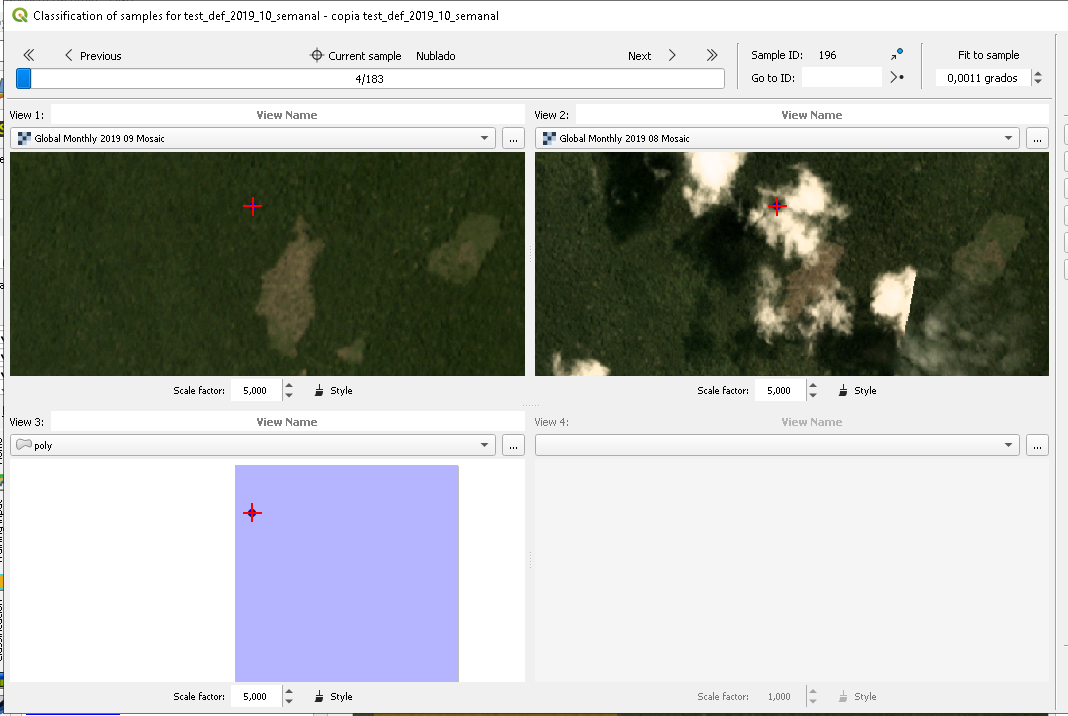
#> input picture help/build/html/_images/acatama.png, 1068 x 716 px
$ python -i harryModel.py   (imports and definitions only)   (older library calls are emulated)
#> lines starting #> are read from the running program, lines starting #| are printed output that depends on the picture
# -*- coding: utf-8 -*-
"""
Created on Mon Nov  4 08:45:40 2019

@author: Becerra Gustavo, Castro María, Santacruz Ricardo, Torres Harry
"""

import sys

# [1 line not run here, left out]
import pandas as pd

import cv2
import cv2 as cv
from imageio import imread
from scipy.linalg import norm
from scipy import sum


##Librerías para graficar
import matplotlib

import numpy as np

from scipy.stats import kurtosis
from scipy.stats import skew
from itertools import islice
import math

from sklearn.externals import joblib


#############################################################
###Funciones para obtener bordes, lineas y colores
###Estas funciones se utlizarán para generar los descriptores
##############################################################

#################################
##Funcion window (es igual a la que está en el notebook)
#################################


# [10 lines left out: function window, not called in this run]


######################################################
##Funcion count maxima (es igual a la que está en el notebook)
#######################################################

def count_maxima(l):
    # b, the middle value, is larger than both a and c
    return sum(a < b > c for a, b, c in window(l, 3))


###############################################################################
##Función para remover transparencia  (es igual a la que está en el notebook)
###############################################################################

def remove_transparency(source, background_color):
    source_img = cv2.cvtColor(source[:, :, :3], cv2.COLOR_BGR2GRAY)
    source_mask = source[:, :, 3] * (1 / 255.0)

    background_mask = 1.0 - source_mask

    bg_part = (background_color * (1 / 255.0)) * (background_mask)
    source_part = (source_img * (1 / 255.0)) * (source_mask)

    return np.uint8(cv2.addWeighted(bg_part, 255.0, source_part, 255.0, 0.0))


##################################################################################
##Función para obtener bordes  (hice un par de modificaciones sobre esta función)
###################################################################################

def getBorderFeatures(img):
    """
    genear descriptores basados en bordes
    No de lineas rectas, cantidad de bordes
    img es una imagen png 256x256 cargada con cv2
    """
    # primero para la imagen si reducir

    imgColor = cv2.normalize(img, None, alpha=0, beta=256, norm_type=cv2.NORM_MINMAX, dtype=cv2.CV_32F)
    img2 = remove_transparency(imgColor, 0)

    # Se detectan bordes usando Canny
    img_edged = cv2.Canny(img2, 100, 200)

    bordes = img_edged.sum()
    # Se cuentan las linea rectas usando HoughLines
    lines = cv2.HoughLines(img_edged, 1, np.pi / 180,
                           64)  # nomrmalmente deben se entre la curata y la midad de loz pixeles W.
    try:
        if lines.any():
            lines = len(lines)
        else:
            lines = 0

    except:
        lines = 0

    # Luego para la imagen encogida

    img = cv2.GaussianBlur(img, (3, 3), 0)
    img = cv2.resize(img, (32, 32), interpolation=cv2.INTER_AREA)
    imgColor = cv2.normalize(img, None, alpha=0, beta=256, norm_type=cv2.NORM_MINMAX, dtype=cv2.CV_32F)
    imgGray = cv2.cvtColor(imgColor, cv2.COLOR_BGR2GRAY)
    imgGray = imgGray.astype('uint8')

    std = imgGray.std(axis=0).std(axis=0)
    media = imgGray.mean(axis=0).std(axis=0)
    ventana = int(math.sqrt(imgGray.size) / 4 + 1)

    # Se detectan los bordes usando Canny
    img2 = remove_transparency(imgColor, 0)
    img_edged = cv2.Canny(img2, 100, 200)

    bordes32 = img_edged.sum()

    # Se binariza la imagen usando umbral adaptativo queda ub "borde de la imagen con una textura simplificada"
    umbral = cv2.adaptiveThreshold(imgGray, 255, cv2.ADAPTIVE_THRESH_GAUSSIAN_C, cv2.THRESH_BINARY, ventana, 2 * std)

    # Binarizacion de la imagen usando Otsu
    blur = cv2.GaussianBlur(imgGray, (3, 3), 0)
    ret3, th3 = cv2.threshold(blur, 0, 255, cv2.THRESH_BINARY + cv2.THRESH_OTSU)

    # Detectar y contar lineas rectas
    lines32 = cv2.HoughLines(img_edged, 1, np.pi / 180, 16)
    try:
        if lines32.any():
            lines32 = len(lines32)
        else:
            lines32 = 0

    except:
        lines32 = 0

    simetriaImagenBinarizada = skew(th3).sum()
    curtosisImagenBinarizada = kurtosis(th3).sum()
    sumaUmbral = umbral.sum()

    return {'lines': lines, 'bordes': bordes, 'lines32': lines32,
            'bordes32': bordes32, 'simetriaImagenBinarizada': simetriaImagenBinarizada,
            'curtosisImagenBinarizada': curtosisImagenBinarizada, 'sumaUmbral': sumaUmbral}


###################################################################################
##Función para obtener colores (hice un par de modificaciones sobre esta función
####################################################################################

# [284 lines left out: functions get_color, get_diff, negative, aplicar_modelo, not called in this run]

>>> import cv2
>>> picture = cv2.imread('../help/build/html/_images/acatama.png')
#> picture is the input picture: shape (716, 1068, 3); mean B, G, R 178, 181.3, 178.9
>>> result = getBorderFeatures(picture)
#> in remove_transparency, `source_img = cv2.cvtColor(source[:, :, :3], cv2.COLOR_BGR2GRAY)`:
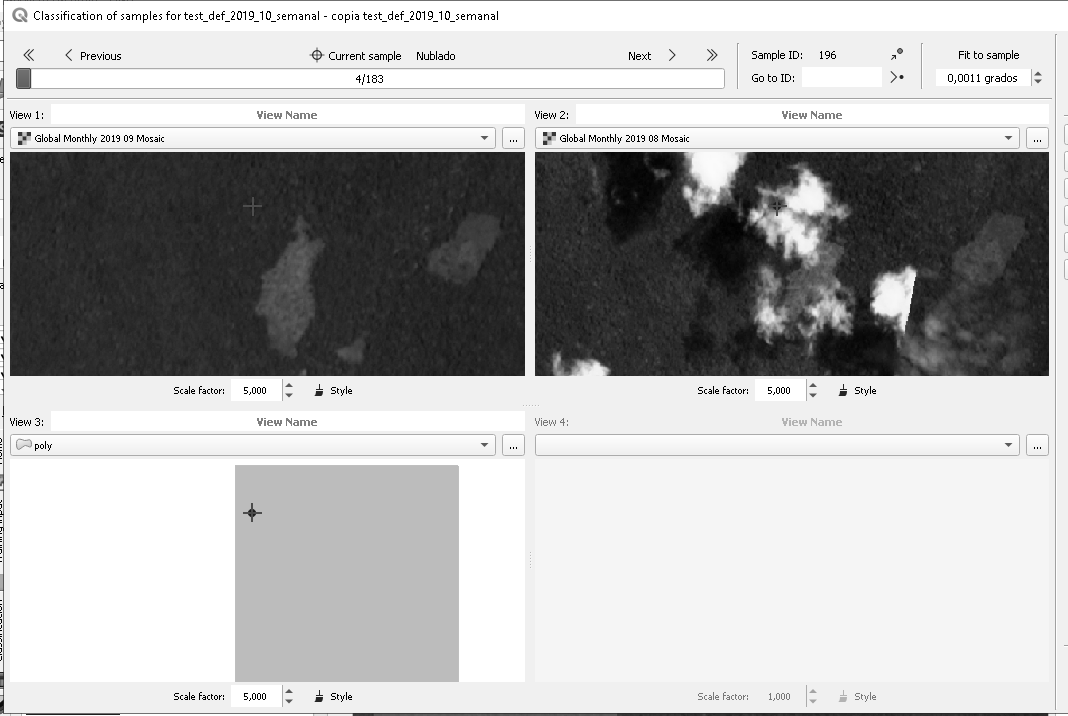
#> source_img: shape (716, 1068) float32; min 0, max 256, mean 180.9; drawn with min black and max white
#> (the run stopped early here; a loop or call above may not have finished)

$ run again, on help/build/html/_images/paso1.png
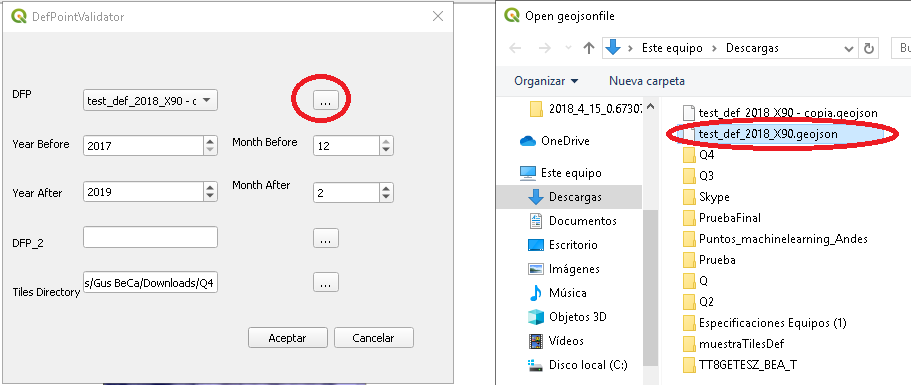
#> input picture help/build/html/_images/paso1.png, 913 x 385 px
#> picture is the input picture: shape (385, 913, 3); mean B, G, R 238.4, 238.5, 239.9
#> in remove_transparency, `source_img = cv2.cvtColor(source[:, :, :3], cv2.COLOR_BGR2GRAY)`:
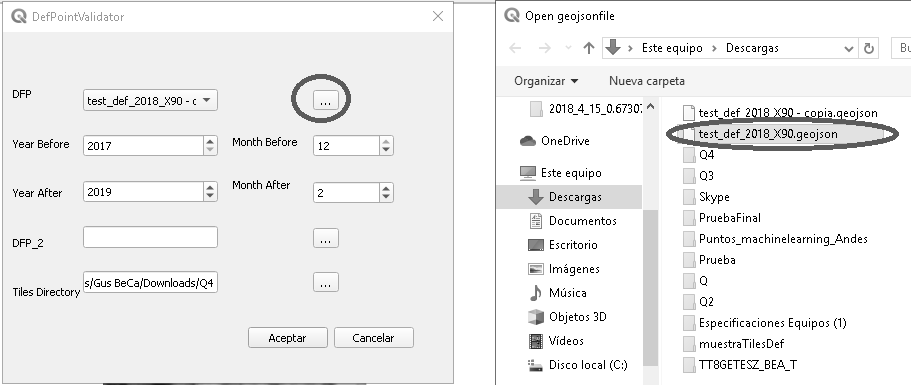
#> source_img: shape (385, 913) float32; min 0, max 256, mean 239.9; drawn with min black and max white

$ run again, on help/build/html/_images/paso2.png
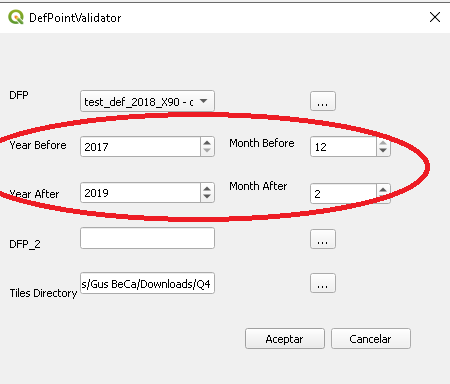
#> input picture help/build/html/_images/paso2.png, 450 x 384 px
#> picture is the input picture: shape (384, 450, 3); mean B, G, R 232.6, 232.5, 237.8
#> in remove_transparency, `source_img = cv2.cvtColor(source[:, :, :3], cv2.COLOR_BGR2GRAY)`:
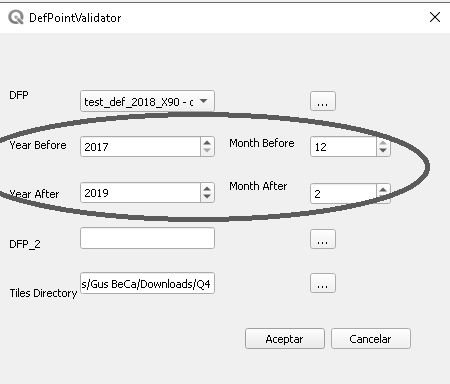
#> source_img: shape (384, 450) float32; min 0, max 256, mean 235; drawn with min black and max white
